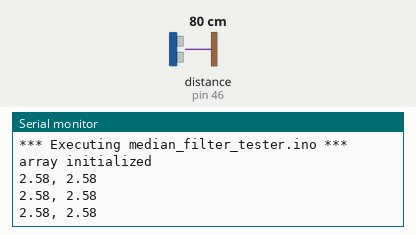
Bench run of a sketch on a simulated Arduino Mega 2560, built with avr-gcc and run on an emulated ATmega2560. On the bench: the last lines printed to the serial monitor. The test bench sets the inputs (shaded band); at power-on: distance to the obstacle (sensor on pin 46) 80 cm. The echo pulse lasts 58.3 µs per cm.

Above: at 1.7 s.
1.8 s: distance to the obstacle (sensor on pin 46) set to 35 cm
At 2.37 s:
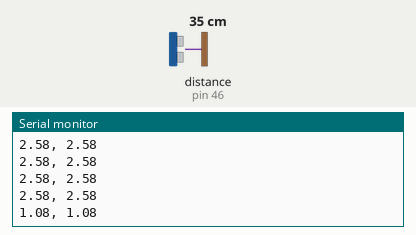
3.3 s: distance to the obstacle (sensor on pin 46) set to 60 cm
At 3.55 s:
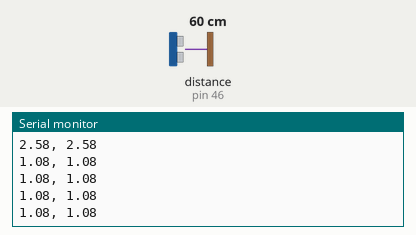
Timing chart, 0 to 6.3 s (numbered marks = the images above; inputs shaded):
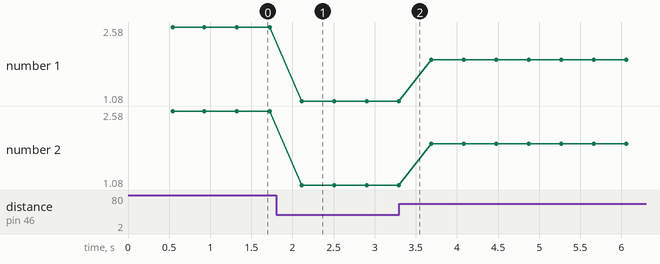

The sketch:

median_filter_tester.ino
```cpp
#include <NewPing.h>

#define trigPin 47
#define echoPin 46

NewPing sonar(trigPin, echoPin);

const int window = 5;           // if you change this, be sure to change the arguments of ultrasonicMedian(dist[0-window-1]) in the loop()
float dist[window];
float tolerance = 1.5;      // how many feet +/- we can expect a valid reading to be within of the last reading (we dont expect it to jump 4 feet in 4 minutes)
float filtered;

void setup() {
  Serial.begin(9600);
  pinMode(trigPin, OUTPUT);
  pinMode(echoPin, INPUT);
  Serial.println("*** Executing median_filter_tester.ino ***");
  for (int i = 0; i < window;) {
    float distance = sonar.ping_in();
    if (distance > 9) {
      distance = distance / 12;
      dist[i] = distance;
      i++;
      delay(100);
    }
    else {
      delay(50);
    }
  }
  Serial.println("array initialized");
 // printArray(dist);
}

void loop() {

  float distance = sonar.ping_in();
  if (distance > 9) {
    distance = distance / 12;
    Serial.print(distance);
    //delay(200);
    if (distance > dist[window - 1] + tolerance || distance < dist[window - 1] - tolerance) {                                     // means the value is likely an error! apply median filter
        filtered = bubble_sort(dist[0], dist[1], dist[2], dist[3], dist[4]);             // NOTE: change the value of these if you change the window size
       // filtered = ultrasonicMedian(dist[0], dist[1], dist[2], dist[3], dist[4]);
    }
    else {
      filtered = distance;
    }
    //delay(200);
    Serial.print(", "); Serial.println(filtered);
    delay(100);
    for (int i = 0 ; i < window - 1; i++) {
      dist[i] = dist[i + 1];
      //      Serial.print(dist[i]); Serial.print(", ");
      delay(10);
    }
    dist[window - 1] = filtered;
    //Serial.println(dist[window - 1]);

    delay(250);
  }
  else {
    delay(50);
  }
}

//// Swap two variables
//float temp;
//#define swap(w, z) temp = w; w = z; z = temp;
//#define sort(x, y) if(x > y) { swap(x, y); }
//
//// Median calculation
//float ultrasonicMedian(float a, float b, float c, float d, float e) {
//  sort(a, b);
//  sort(d, e);
//  sort(a, c);
//  sort(b, c);
//  sort(a, d);
//  sort(c, d);
//  sort(b, e);
//  sort(b, c);
//
//  return c;
//}

float bubble_sort(float a, float b, float c, float d, float e) {
  float sort[window] = {a, b, c, d, e};
  int i, j;
  float temp;

  for (i = 0 ; i < window - 1; i++)
    {
      for (j = 0 ; j < window - i - 1; j++)
        {
          if (sort[j] > sort[j+1])
            {
            // Swap values
            temp            = sort[j];
            sort[j]   = sort[j+1];
            sort[j+1] = temp;
            }
          }
      }
     // printArray(sort);
  return sort[2];
}

void printArray(float* a) {
  Serial.println();
  for (int k = 0; k < window; k++) {
    Serial.print(a[k]); Serial.print(", ");
  }
  Serial.println();
}
```

Measured:
- after the input at 1.8 s, the serial monitor: prints a new line after 0.32 s (image 1)
- plotted number 1: 2.58 → 1.08 after the input at 1.8 s, 1.08 → 1.92 after the input at 3.3 s
- plotted number 2: 2.58 → 1.08 after the input at 1.8 s, 1.08 → 1.92 after the input at 3.3 s
